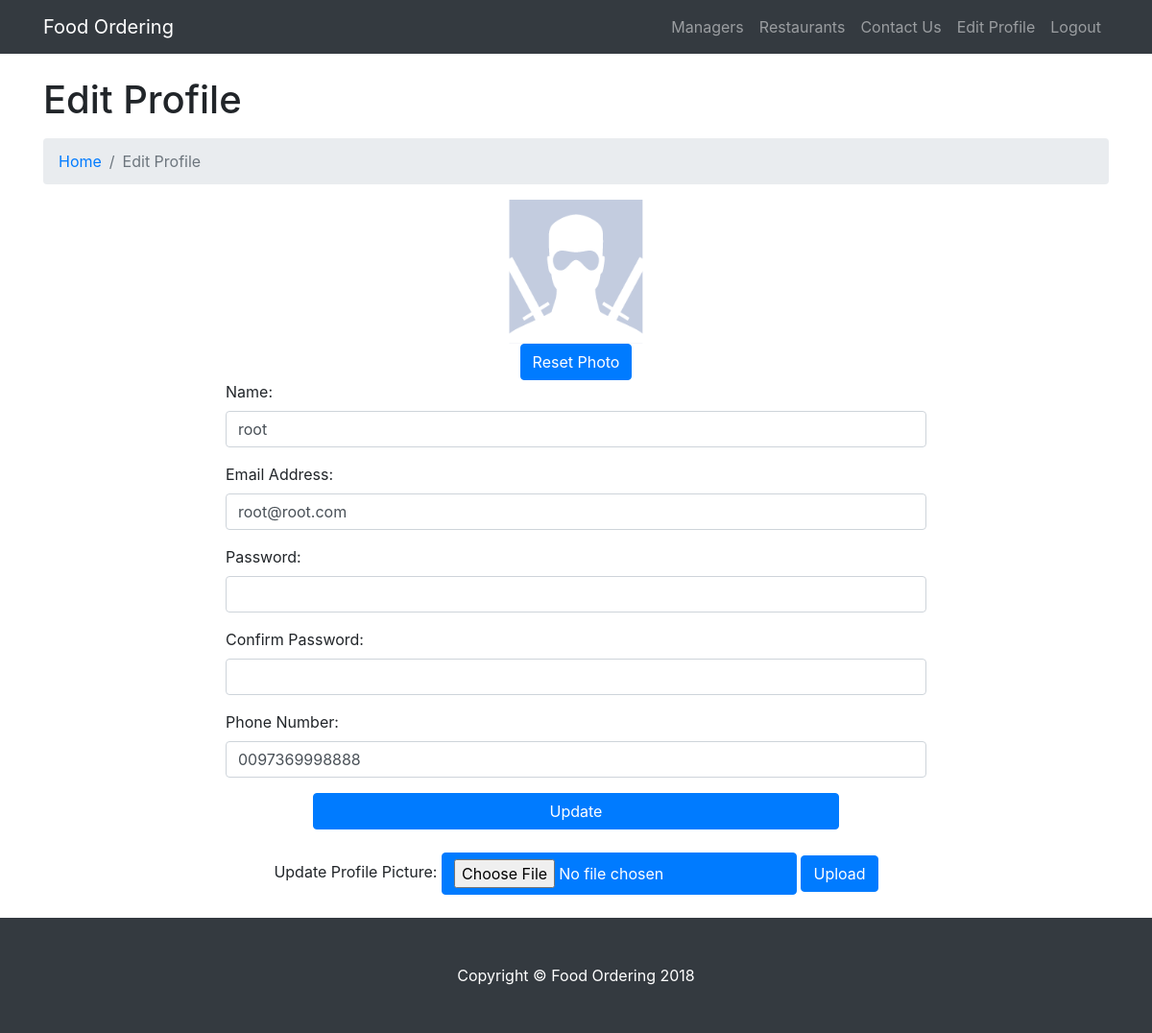
Screenshot of /callable/editprofile.php (signed in) with the database file from the repository.
### tables this page shows
CREATE TABLE `users` (
  `userid` int(11) NOT NULL,
  `name` varchar(20) NOT NULL,
  `email` varchar(30) NOT NULL,
  `password` varchar(32) NOT NULL,
  `phone` varchar(15) NOT NULL,
  `profilepicture` varchar(20) NOT NULL,
  `usertype` varchar(9) NOT NULL
);

### callable/editprofile.php (the view, shortened to what this page needs)
    <?php require('C:\xampp\htdocs\project\callable\modularRequire.php'); ?>
    <?php
        extract($_POST);
        try {
            require($phppath.'callable/connection.php');
            $prepq=$db->prepare("SELECT * FROM users WHERE email=?");
            $prepq->execute(array($_SESSION['email']));
            $rowq=$prepq->fetch(PDO::FETCH_ASSOC);
        }
        catch (PDOException $e) {
            echo "Error occured!";
            die($e->getMessage());
        }
    ?>
    <!DOCTYPE html>
<html lang="en">
    <body>
    <div class="container">
    <h1 class="mt-4 mb-3">Edit Profile</h1>
    <ol class="breadcrumb">
      <li class="breadcrumb-item">
        <a href="<?php echo $htmlpath.'index.php';?>">Home</a>
      </li>
      <li class="breadcrumb-item active">Edit Profile</li>
    </ol>
    <div class="row">
      <div style="margin: auto;" class="col-lg-8 mb-4">
          <div style="text-align:center;">
              <img src="<?php echo $htmlpath.$rowq['profilepicture'];?>" width='150' height='150'></img>
          </div>
          <div style="text-align:center;">
              <form method="POST">
                  <button type="submit" name="resetphoto" class="btn btn-primary">Reset Photo</button>
              </form>
          </div>
        <form method="POST">
          <div class="control-group form-group">
            <div class="controls">
              <label>Name:</label>
              <input value='<?php echo $rowq['name']; ?>' type="text" class="form-control" id="name" name="name" required data-validation-required-message="Please enter your name.">
            </div>
          </div>
          <div class="control-group form-group">
            <div class="controls">
              <label>Email Address:</label>
              <input value='<?php echo $rowq['email']; ?>' type="email" class="form-control" id="email" name="email" required data-validation-required-message="Please enter your email address.">
            </div>
          </div>
          <div class="control-group form-group">
            <div class="controls">
              <label>Password:</label>
              <input type="password" class="form-control" id="password" name="password" data-validation-required-message="Please enter your password.">
            </div>
          </div>
          <div class="control-group form-group">
            <div class="controls">
              <label>Confirm Password:</label>
              <input type="password" class="form-control" id="confirmpassword" name="confirmpassword" data-validation-required-message="Please confirm your password.">
            </div>
          </div>
          <div class="control-group form-group">
            <div class="controls">
              <label>Phone Number:</label>
              <input value='<?php echo $rowq['phone']; ?>' type="tel" class="form-control" id="phone" name="phone" required data-validation-required-message="Please enter your phone number.">
            </div>
          </div>
          <div style="text-align:center;">
              <button style="width:75%;" type="submit" class="btn btn-primary" name="update" id="update">Update</button>
          </div>
        </form>
        <br/>
        <div style="text-align:center;" class="container">
            <form method="post" enctype="multipart/form-data">
                Update Profile Picture:
                <input class="btn btn-primary" type="file" name="file" id="fileToUpload">
                <button class="btn btn-primary" type="submit" value="Upload Image" name="upload">Upload</button>
            </form>
        </div>
      </div>
    </div>
    </div>
    </body>
</html>

### css/modern-business.css (style rules this page uses)
body { padding-top: 54px; }
@media (min-width: 992px) { body { padding-top: 56px; } }

### rows the page displays
users: profilepicture (placeholder picture), name "root", email "root@root.com", phone "0097369998888"

### other values shown
$visible "Managers"
$visible "Restaurants"
$visible "Contact Us"
$visible "Edit Profile"
$visible "Logout"
